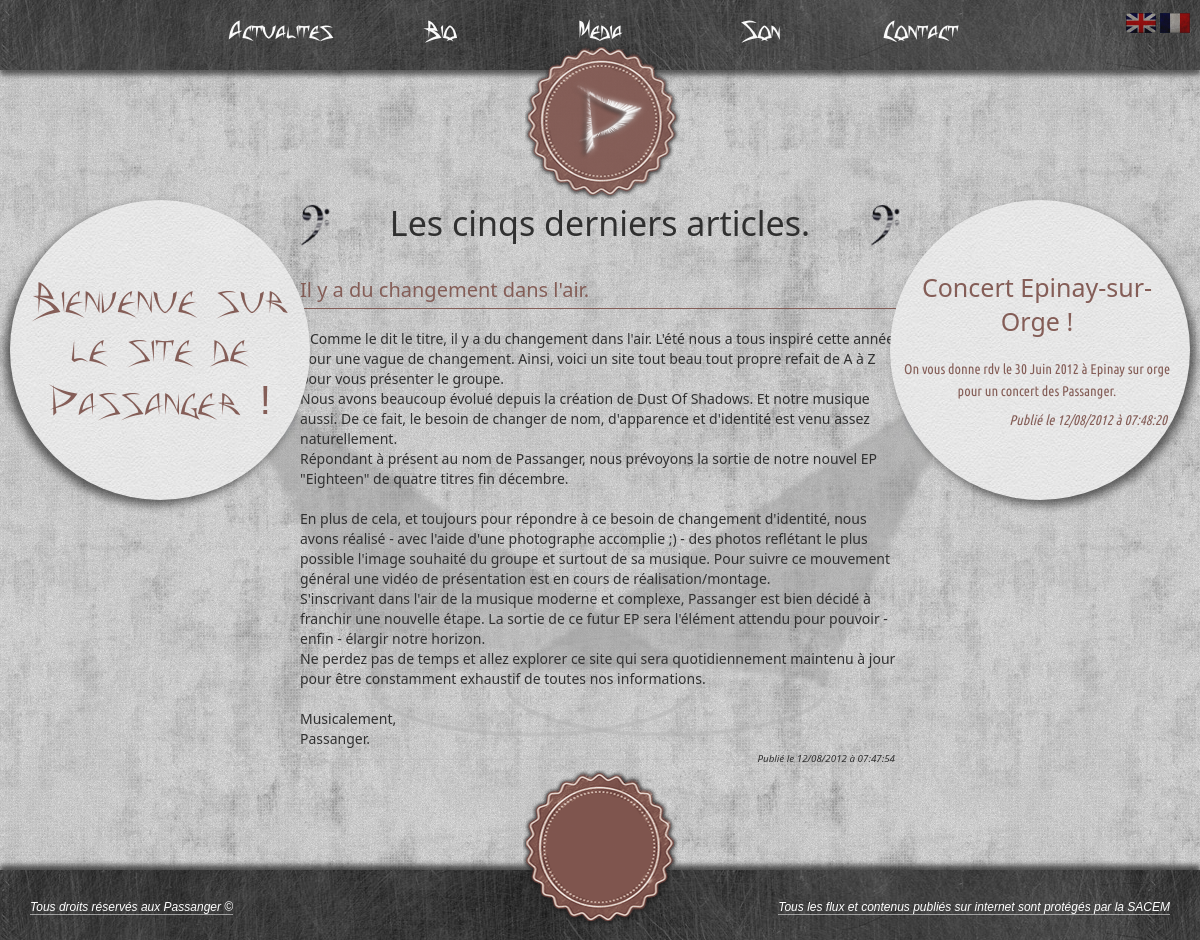
The page / on the database its author committed.
### tables this page shows
CREATE TABLE IF NOT EXISTS `links` (
  `idLinks` smallint(5) unsigned NOT NULL AUTO_INCREMENT,
  `text` varchar(200) NOT NULL,
  `href` mediumtext NOT NULL,
  `lang` varchar(2) NOT NULL,
  PRIMARY KEY (`idLinks`)
);

CREATE TABLE IF NOT EXISTS `actus` (
  `idActus` smallint(5) unsigned NOT NULL AUTO_INCREMENT,
  `nom_table` varchar(255) NOT NULL,
  `title` varchar(250) NOT NULL,
  `body` longtext NOT NULL,
  `date` int(11) NOT NULL,
  `lang` varchar(2) NOT NULL,
  PRIMARY KEY (`idActus`)
);

CREATE TABLE IF NOT EXISTS `event` (
  `idEvent` smallint(5) NOT NULL AUTO_INCREMENT,
  `nom_table` varchar(255) NOT NULL,
  `title` varchar(255) NOT NULL,
  `body` text NOT NULL,
  `date` int(11) NOT NULL,
  `type` varchar(11) NOT NULL,
  `lang` varchar(2) NOT NULL,
  PRIMARY KEY (`idEvent`)
);

### class/Session.php (called while the page is built, shortened)
<?php
class Session{
    public function __construct($sessionName = 'anonyme',$cookieParams = array(), $timeout = 3600){
        $this->sessionName = (string) $sessionName;
        $this->cookieParams = array_merge(
			session_get_cookie_params(),
			$cookieParams
        );
    }
    public function write($key, $value){
        return $this;
    }
    public function read($key, $default = NULL){
        return (isset($_SESSION[$key]))? $_SESSION[$key] : $default;
    }
}

### bootstrap.php (called while the page is built, shortened)
<?php
require_once 'class/Session.php';
$session = new Session();

### class/Links.php (called while the page is built)
<?php
class Links{
    private $pdo = null;
    private $lang = null;
    public function __construct($pdo, $lang){
        $this->pdo = $pdo;
        $this->lang = $lang;
    }
    public function getAllLinks(){
        $request = "SELECT idLinks, text, href
			FROM links
			WHERE lang='".$this->lang."'";
		$links_array = array();
        try{
            $result = $this->pdo->query($request);
            while($ligne = $result->fetch(PDO::FETCH_ASSOC)){
                    $links_array[$ligne['idLinks']] = $ligne;
            }
            return $links_array;
        }catch(PDOException $e){
            print $e->getMessage();
        }
        return array();
    }
}

### class/Actus.php (called while the page is built, shortened)
<?php
class Actus{
    private $pdo = null;
    private $lang = null;
    public function __construct($pdo, $lang){
        $this->pdo = $pdo;
        $this->lang = $lang;
    }
	public function getLastFiveActus(){
        $request = "SELECT idActus, title, body , date
			FROM actus
			WHERE lang='".$this->lang."'
			LIMIT 5";
        $actus_array = array();
        try{
            $result = $this->pdo->query($request);
            while($ligne = $result->fetch(PDO::FETCH_ASSOC)){
                $actus_array[$ligne['idActus']] = $ligne;
            }
            return $actus_array;
        }catch(PDOException $e){
            print $e->getMessage();
        }
        return array();
	}
}

### class/Event.php (called while the page is built, shortened)
<?php
class Event{
    private $pdo = null;
    private $lang = null;
    public function __construct($pdo, $lang){
        $this->pdo = $pdo;
        $this->lang = $lang;
    }
	public function getLastFiveEvent(){
        $request = "SELECT idEvent, title, body , date, type
			FROM event
			WHERE lang='".$this->lang."'
			LIMIT 5";
        $event_array = array();
        try{
            $result = $this->pdo->query($request);
            while($ligne = $result->fetch(PDO::FETCH_ASSOC)){
                $event_array[$ligne['idEvent']] = $ligne;
            }
            return $event_array;
        }catch(PDOException $e){
            print $e->getMessage();
        }
        return array();
	}
}

### home.php (the view, shortened to what this page needs)
<?php
	require_once 'class/Actus.php';
	require_once 'class/Event.php';
	$actus = new Actus($pdo,$session->read('langue'));
	$actusInformation = $actus->getLastFiveActus();
	$event = new Event($pdo,$session->read('langue'));
	$eventInformation = $event->getLastFiveEvent();
?>
<div id="conteneur">
	<div id="welcome">
		<h1>
			<?php echo WELCOME_ON_WEBSITE;?>
		</h1>
	</div>
	<div id="article">
	    <h1><?php echo LAST_FIVE_ARTICLE; ?></h1>
	    <?php
		    foreach($actusInformation as $this_actu){
	    ?>
	    <article>
	    <div class="article_block">
		    <h2 class="titre"><?php echo $this_actu['title']; ?></h2>
		    <div class="content_article">
			    <p>
				    <?php echo nl2br($this_actu['body']); ?>
				    <?php echo "<p class='published'>".DATE_PUBLISHED." " , date("d/m/Y ".AT." H:i:s",$this_actu['date']) , "</p>"; ?>
			    </p>
		    </div>
	    </div>
	    </article>
	    <?php
		    }
	    ?>
	</div>
	<div id="event">
		<?php
			$compteur = 1;
			foreach($eventInformation as $this_event){
		?>
		<section id="event-<?php echo $compteur; ?>" <?php if($compteur == 1)echo "class='active_carousel'"; ?>>
		<div class="section_block">
			<h2 class="titre">
				<?php echo $this_event['title']; ?>
			</h2>
			<div class="content_event">
				<?php echo $this_event['body']; ?>
			</div>
			<div class="date_event">
				<?php echo "<p class='published'>".DATE_PUBLISHED." " , date("d/m/Y ".AT." H:i:s",$this_event['date']) , "</p>"; ?>
			</div>
		</div>
		</section>
		<?php
			    $compteur++;
			}
		?>
	</div>
</div>

### index.php (shortened to what this page needs)
<?php
	require_once 'bootstrap.php';
	require_once 'class/Header.php';
?>
<!DOCTYPE HTML>
<html>
    <head>
        <?php
            include("page/meta.phtml");
        ?>
    </head>
    <body <?php echo (isset($_SESSION['loader']) && $_SESSION['loader'] != 'off' ? 'onload="loader()"':"") ; ?> >
		<div id="global">
			<div id="corps">
				<?php
					include("page/header.phtml");
					include($page.".php");
				?>
			</div>
			<?php
				include("page/footer.phtml");
			?>
		</div>
    </body>
</html>

### page/meta.phtml (shortened to what this page needs)
<link rel="stylesheet" href="public/css/style.css" media="screen" type="text/css">
<link rel="stylesheet" href="public/css/animation.css" media="screen" type="text/css">
<link rel="stylesheet" type="text/css" href="public/css/common.css" />
<link rel="stylesheet" type="text/css" href="public/css/style2.css" />

### page/header.phtml (shortened to what this page needs)
<?php
	require_once 'class/Links.php';
	$links = new Links($pdo,$session->read('langue'));
	$linksInformation = $links->getAllLinks();
    $tag_langue = isset($_SESSION['langue'])?$_SESSION['langue']:'fr';
	$actual_url = ($_SERVER['REQUEST_URI'] == '/'?'/'.$tag_langue.'-home':$_SERVER['REQUEST_URI']);
?>
<header>
<div id="header_block">
	<div id="language">
		<a href="set_language.php?lang=en" title="English Version">
			<img src="public/media/image/flag_en.png" />
		</a>
		<a href="set_language.php?lang=fr" title="Version Française">
			<img src="public/media/image/flag_fr.png" />
		</a>
	</div>
	<div id="header">
		<ul>
		<?php
			foreach($linksInformation as $this_link_information){
				$id_css_array = explode('.',$this_link_information['href']);
				$id_css = reset($id_css_array);
				$url_tab = '/'.$tag_langue.'-'.$this_link_information['href'];
				if($this_link_information['href'] != 'home'){
					echo '
		<li '.(($actual_url == $url_tab)?'class="selected menu"':'class="menu"').'id="'.$id_css.'">
			<a href="'.$tag_langue.'-'.$this_link_information['href'].'">'.
				$this_link_information['text'].'
			</a>
		</li>';
				}
			}
		?>
		</ul>
	</div>
	<div id="logo">
		<a href="<?php echo $tag_langue; ?>-home">
			<img src="public/media/image/logo2.png" alt="logo" style="position: absolute;top:4px;left:25px"/>
		</a>
	</div>
</div>
</header>

### page/footer.phtml
<footer>
<div id="footer_block">
	<div id="footer">
		<p class="foot_left">
			<?php echo COPYRIGHT;?>
		</p>
		<p class="foot_right">
			<?php echo SACEM; ?>
		</p>
	</div>
	<div id="copyright">
	</div>
</div>
</footer>

### rows shown on the page
links: text "Actualites"
links: text "Bio"
links: text "Media"
links: text "Son"
links: text "Contact"
actus: title "Il y a du changement dans l'air.", body "Comme le dit le titre, il y a du changement dans l'air. L'été nous a tous inspiré cette année pour une vague de changement. Ainsi, voici un site tout beau tout propre refait de A à Z pour vous présenter le groupe. Nous avons beaucoup évolué depuis la création de Dust Of Shadows. Et notre musique aussi. De ce fait, le besoin de changer de nom, d'apparence et d'identité est venu assez naturellement. Répondant à présent au nom de Passanger, nous prévoyons la sortie de notre nouvel EP \"Eighteen\" de quatre titres fin décembre. En plus de cela, et toujours pour répondre à ce besoin de changement d'identité, nous avons réalisé - avec l'aide d'une photographe accomplie ;) - des photos reflétant le…", date "12/08/2012 à 07:47:54"
event: title "Concert Epinay-sur-Orge !", body "On vous donne rdv le 30 Juin 2012 à Epinay sur orge pour un concert des Passanger.", date "12/08/2012 à 07:48:20"

### other values the page prints
WELCOME_ON_WEBSITE "Bienvenue sur le site de Passanger !"
LAST_FIVE_ARTICLE "Les cinqs derniers articles."
COPYRIGHT "Tous droits réservés aux Passanger ©"
SACEM "Tous les flux et contenus publiés sur internet sont protégés par la SACEM"
